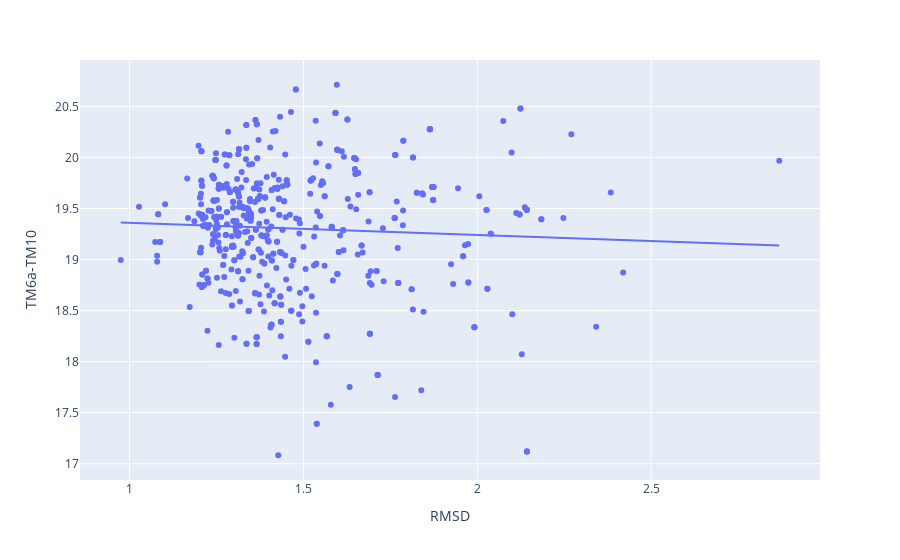

The notebook cell saved with this chart:
### Code cell
fig3 = px.scatter(ser333_data1, x="RMSD", y="TM6a-TM10", trendline="ols")
fig3.show()

### Figure 1 — Plotly figure (JSON) as saved in the notebook; plotly's stock layout.template omitted (floating-point values rounded to 4 significant figures; data arrays with more than 128 entries replaced by an {"elided": "..."} marker saying what was removed)
{"data": [{"hovertemplate": "RMSD=%{x}<br>TM6a-TM10=%{y}<extra></extra>", "legendgroup": "", "marker": {"color": "#636efa", "symbol": "circle"}, "mode": "markers", "name": "", "orientation": "v", "showlegend": false, "type": "scatter", "x": {"elided": "581 float values"}, "xaxis": "x", "y": {"elided": "581 float values"}, "yaxis": "y"}, {"hovertemplate": "<b>OLS trendline</b><br>TM6a-TM10 = -0.118977 * RMSD + 19.4795<br>R<sup>2</sup>=0.002715<br><br>RMSD=%{x}<br>TM6a-TM10=%{y} <b>(trend)</b><extra></extra>", "legendgroup": "", "marker": {"color": "#636efa", "symbol": "circle"}, "mode": "lines", "name": "", "showlegend": false, "type": "scatter", "x": {"elided": "581 float values"}, "xaxis": "x", "y": {"elided": "581 float values"}, "yaxis": "y"}], "layout": {"legend": {"tracegroupgap": 0}, "margin": {"t": 60}, "xaxis": {"anchor": "y", "domain": [0, 1], "title": {"text": "RMSD"}}, "yaxis": {"anchor": "x", "domain": [0, 1], "title": {"text": "TM6a-TM10"}}}}
